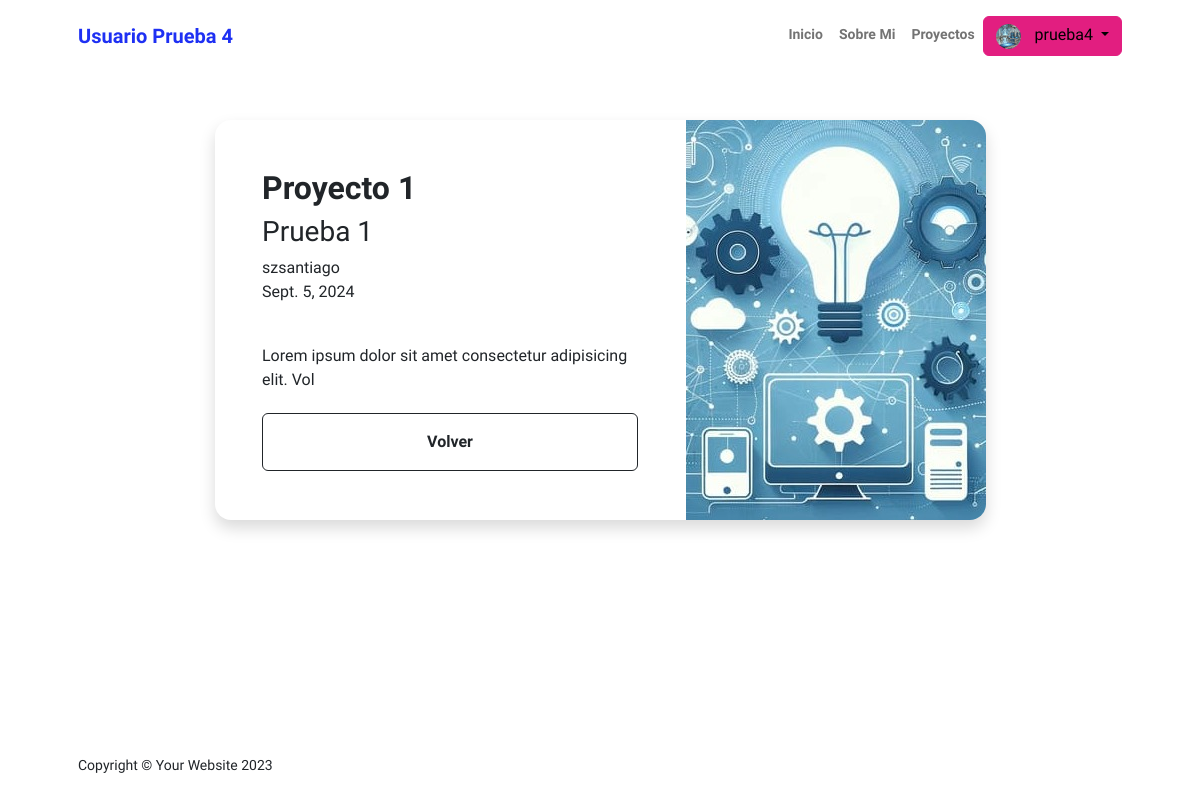
Page /page/2/ (signed in) on the committed database.
### Users/models.py (models this page shows, shortened)
class Imagen(models.Model):
    user = models.OneToOneField(User, on_delete=models.CASCADE)
    imagen = models.ImageField(upload_to='imagenes', null=True, blank = True)

### AppPrincipal/models.py (models this page shows, shortened)
class Proyecto (models.Model):
    titulo = models.CharField(max_length=40)
    subtitulo = models.CharField(max_length=40)
    descripcion = models.CharField(max_length=2000)
    fecha = models.DateField()
    imagen = models.ForeignKey('ImagenProyecto', on_delete=models.SET_NULL, null=True, blank=True, related_name='proyectos')
    autor = models.ForeignKey(Usuario, on_delete=models.CASCADE)

class ImagenProyecto(models.Model):
    imagen = models.ImageField(upload_to='imagen', null=True, blank=True)

### AppPrincipal/views.py (the view)
# urls.py: path('page/<int:id>/', views.ProyectoSeleccionadoDetailView.as_view(), name='detalleProyecto'),
class ProyectoSeleccionadoDetailView(DetailView):
    model = Proyecto
    template_name = 'appprincipal/page.html'
    context_object_name = 'proyecto'
    pk_url_kwarg = 'id'

### AppPrincipal/templates/appprincipal/page.html (shortened to what this page needs)
{% extends "appprincipal/index.html" %}
{% load static %}
    {% block contenidoQueCambia %}
    <section class="py-5">
        <div class="container px-5 mb-5">
            <div class="row gx-5 justify-content-center">
                <div class="col-lg-11 col-xl-9 col-xxl-8">
                    <div class="card overflow-hidden shadow rounded-4 border-0 mb-5">
                        <div class="card-body p-0">
                            <div class="d-flex align-items-center justify-content-center">
                                <div class="p-5">
                                    <h2 class="fw-bolder">{{proyecto.titulo}}</h2>
                                    <h3>{{proyecto.subtitulo}}</h3>
                                    <p>
                                        {{proyecto.autor}}<br>
                                        {{proyecto.fecha}}<br><br>
                                    </p>
                                    <p>
                                        {{proyecto.descripcion}}<br>
                                    </p>
                                        <a class="btn btn-outline-dark btn-m px-5 py-3 fs-6 fw-bolder"
                                            style="width: 23.5rem; margin-top: 5px" href="{%url 'proyectos'%}">Volver</a>
                                </div>
                                <img class="img-fluid" src="{{proyecto.imagen.imagen.url}}" alt="">
                            </div>
                        </div>
                    </div>
                </div>
            </div>
        </div>
    </section>
    {% endblock %}

### AppPrincipal/templates/appprincipal/index.html (shortened to what this page needs)
{% load static %}
<!DOCTYPE html>
<html lang="en">
    <head>
        <link href="https://cdn.jsdelivr.net/npm/bootstrap-icons@1.8.1/font/bootstrap-icons.css" rel="stylesheet" />
        <link href="{% static 'appprincipal/css/styles.css' %}" rel="stylesheet" />
    </head>
    <body class="d-flex flex-column h-100">
        <main class="flex-shrink-0">
            <nav class="navbar navbar-expand-lg navbar-light bg-white py-3">
                <div class="container px-5">
                    {% if request.user.is_authenticated %}
                    <a class="navbar-brand" href="{%url 'inicio'%}"><span class="fw-bolder text-primary">{{request.user.first_name}}</span></a>
                    {% else %}
                    <a class="navbar-brand" href="{%url 'inicio'%}"><span class="fw-bolder text-primary">Proyecto</span></a>
                    {% endif %}
                    <div class="collapse navbar-collapse" id="navbarSupportedContent">
                        <ul class="navbar-nav ms-auto mb-2 mb-lg-0 small fw-bolder">
                            <li class="nav-item"><a class="nav-link" href="{%url 'inicio'%}">Inicio</a></li>
                            <li class="nav-item"><a class="nav-link" href="{%url 'sobremi'%}">Sobre Mi</a></li>
                            <li class="nav-item"><a class="nav-link" href="{%url 'proyectos'%}">Proyectos</a></li>
                            {% if request.user.is_authenticated %}
                            <div class="dropdown">
                                <button class="btn btn-secondary dropdown-toggle" type="button" id="dropdownMenuButton1" data-bs-toggle="dropdown" aria-expanded="false">
                                    {% if request.user.imagen.imagen.url %}
                                    <img src="{{request.user.imagen.imagen.url}}" alt="" style="height: 25px; width: 25px; border-radius: 50%; margin-right: 10px;">
                                    {% endif %}
                                    {{ request.user.username }}
                                </button>
                            </div>
                            {% endif %}
                        </ul>
                    </div>
                </div>
            </nav>
            {% block contenidoQueCambia %}{% endblock %}
        </main>
        <footer class="bg-white py-4 mt-auto">
            <div class="container px-5">
                <div class="row align-items-center justify-content-between flex-column flex-sm-row">
                    <div class="col-auto"><div class="small m-0">Copyright &copy; Your Website 2023</div></div>
                </div>
            </div>
        </footer>
    </body>
</html>

### rows in the picture
Proyecto: titulo "Proyecto 1", subtitulo "Prueba 1", autor "szsantiago", fecha "Sept. 5, 2024", descripcion "Lorem ipsum dolor sit amet consectetur adipisicing elit. Vol", imagen.imagen (picture)

### other values in the picture
{{ request.user.first_name }} "Usuario Prueba 4"
{{ request.user.username }} "prueba4"
